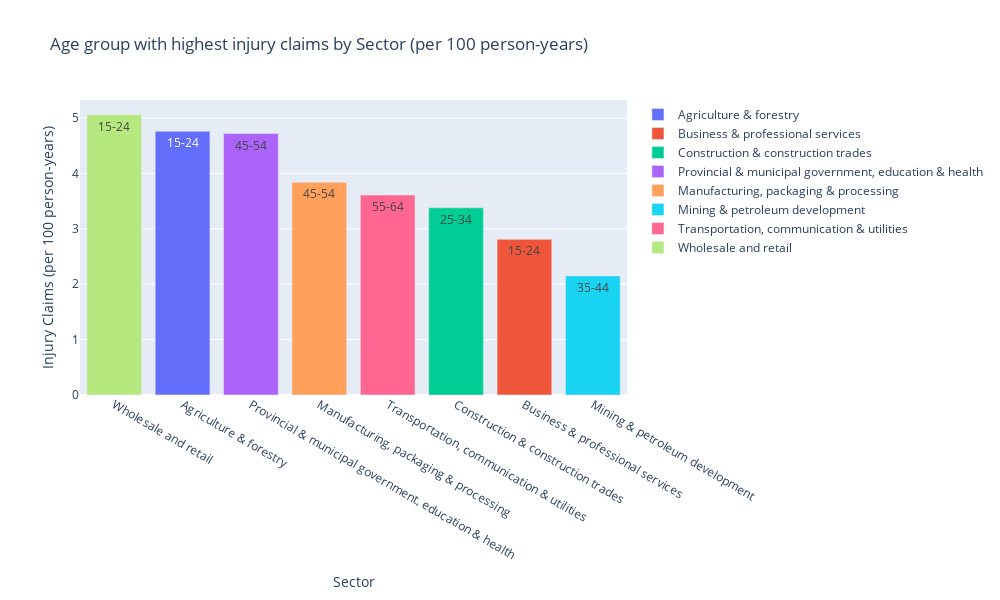

Notebook code for this chart:
### Code cell
import plotly.graph_objects as go

# Create lists to store data for the plot
sectors = []
age_groups = []
injury_claims = []

# Iterate over each row in the DataFrame
for index, row in df.iterrows():
    sector = row['Sector']
    age_injury_dict = row['age_with_highest_injury_claims']
    for age_group, claims in age_injury_dict.items():
        sectors.append(sector)
        age_groups.append(age_group)
        injury_claims.append(claims)

# Create the bar plot
fig = go.Figure()

# Add bars for each sector
for sector in df['Sector']:
    sector_indeces = [i for i, sec in enumerate(sectors) if sec == sector]
    sector_age_groups = [age_groups[i] for i in sector_indeces]
    sector_claims = [injury_claims[i] for i in sector_indeces]

    fig.add_trace(go.Bar(
        x=[sector],
        y=sector_claims,
        name=sector,
        text=sector_age_groups,  # Annotate bars with age groups
        textposition='auto'
    ))

# Update layout
fig.update_layout(
    title='Age group with highest injury claims by Sector (per 100 person-years)',
    xaxis_title='Sector',
    yaxis_title='Injury Claims (per 100 person-years)',
    barmode='group',
    width=1000,
    height=600,
    xaxis={'categoryorder': 'total descending'}
)

# Show plot
fig.show()

### Figure 1 — Plotly figure (JSON) as saved in the notebook; plotly's stock layout.template omitted (floating-point values rounded to 4 significant figures)
{"data": [{"name": "Agriculture & forestry", "text": ["15-24"], "textposition": "auto", "type": "bar", "x": ["Agriculture & forestry"], "y": [4.76]}, {"name": "Business & professional services", "text": ["15-24"], "textposition": "auto", "type": "bar", "x": ["Business & professional services"], "y": [2.81]}, {"name": "Construction & construction trades", "text": ["25-34"], "textposition": "auto", "type": "bar", "x": ["Construction & construction trades"], "y": [3.38]}, {"name": "Provincial & municipal government, education & health", "text": ["45-54"], "textposition": "auto", "type": "bar", "x": ["Provincial & municipal government, education & health"], "y": [4.72]}, {"name": "Manufacturing, packaging & processing", "text": ["45-54"], "textposition": "auto", "type": "bar", "x": ["Manufacturing, packaging & processing"], "y": [3.84]}, {"name": "Mining & petroleum development", "text": ["35-44"], "textposition": "auto", "type": "bar", "x": ["Mining & petroleum development"], "y": [2.15]}, {"name": "Transportation, communication & utilities", "text": ["55-64"], "textposition": "auto", "type": "bar", "x": ["Transportation, communication & utilities"], "y": [3.61]}, {"name": "Wholesale and retail", "text": ["15-24"], "textposition": "auto", "type": "bar", "x": ["Wholesale and retail"], "y": [5.06]}], "layout": {"barmode": "group", "height": 600, "title": {"text": "Age group with highest injury claims by Sector (per 100 person-years)"}, "width": 1000, "xaxis": {"categoryorder": "total descending", "title": {"text": "Sector"}}, "yaxis": {"title": {"text": "Injury Claims (per 100 person-years)"}}}}
